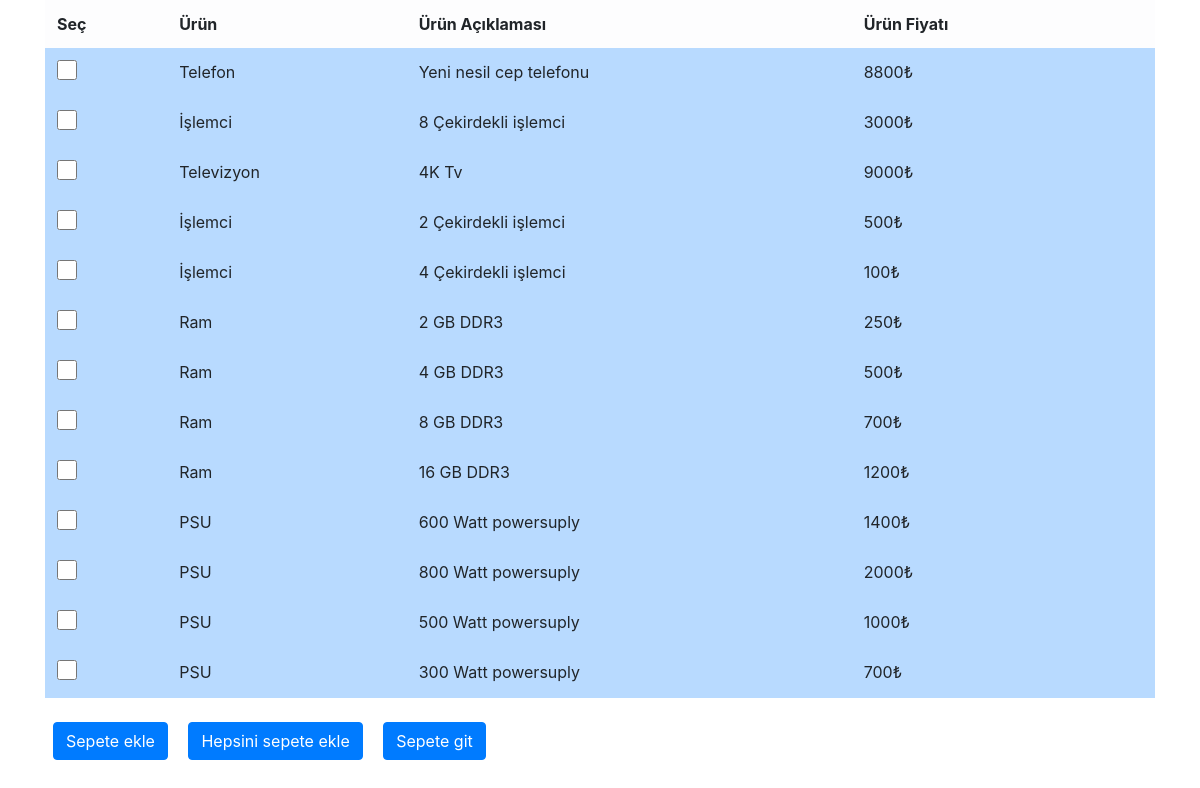
The page / on the database its author committed.
### tables this page shows
CREATE TABLE IF NOT EXISTS `urunler` (
  `id` int(5) NOT NULL AUTO_INCREMENT,
  `urun_ad` varchar(30) NOT NULL,
  `urun_aciklama` varchar(300) NOT NULL,
  `urun_fiyat` varchar(10) NOT NULL,
  `sepet` varchar(6) NOT NULL DEFAULT 'FALSE',
  PRIMARY KEY (`id`)
);

### index.php (the view, shortened to what this page needs)
<?php
include "connection.php";
$urunler = $db -> query("SELECT * FROM urunler")->fetchall(PDO :: FETCH_ASSOC);
?>
<!DOCTYPE html>
<html lang="en">
<head>
    <link rel="stylesheet" href="https://cdn.jsdelivr.net/npm/bootstrap@4.3.1/dist/css/bootstrap.min.css">
</head>
<body>
<div class="container">
    <div class="table-responsive">
        <table class="table table-striped
        table-hover
        table-borderless
        table-primary
        align-middle">
            <thead class="table-light">
                <tr>
                    <th>Seç</th>
                    <th>Ürün</th>
                    <th>Ürün Açıklaması</th>
                    <th>Ürün Fiyatı</th>
                    <th></th>
                </tr>
                </thead>
                <tbody class="table-group-divider">
                    <?php
                    foreach ($urunler as $veri) {
                        echo
                        '
                        <tr class="table-primary" >
                            <td>';
                            if($veri["sepet"] == "TRUE"){
                               echo '<input checked disabled class="check" type="checkbox" name="check" id="'.$veri["id"].'">';
                            }
                            else {
                                echo '<input class="check" type="checkbox" name="check" id="'.$veri["id"].'">';
                            }
                            echo '</td>
                            <td scope="row">'.$veri["urun_ad"].'</td>
                            <td>'.$veri["urun_aciklama"].'</td>
                            <td>'.$veri["urun_fiyat"].'₺</td>
                        </tr>
                        ';
                    }
                    ?>
                </tbody>
        </table>
        <button onclick="add()" type="button" class="btn btn-primary m-2">Sepete ekle</button>
        <button onclick="add_all()" type="button" class="btn btn-primary m-2">Hepsini sepete ekle</button>
        <a name="" id="" class="btn btn-primary m-2" href="sepet.php" role="button">Sepete git</a>
    </div>
</div>
</body>
</html>

### index.php (style rules this page uses)
.check { height: 20px; width: 20px; }

### rows shown on the page
urunler: urun_ad "Telefon", urun_aciklama "Yeni nesil cep telefonu", urun_fiyat "8800"
urunler: urun_ad "İşlemci", urun_aciklama "8 Çekirdekli işlemci", urun_fiyat "3000"
urunler: urun_ad "Televizyon", urun_aciklama "4K Tv", urun_fiyat "9000"
urunler: urun_ad "İşlemci", urun_aciklama "2 Çekirdekli işlemci", urun_fiyat "500"
urunler: urun_ad "İşlemci", urun_aciklama "4 Çekirdekli işlemci", urun_fiyat "100"
urunler: urun_ad "Ram", urun_aciklama "2 GB DDR3", urun_fiyat "250"
urunler: urun_ad "Ram", urun_aciklama "4 GB DDR3", urun_fiyat "500"
urunler: urun_ad "Ram", urun_aciklama "8 GB DDR3", urun_fiyat "700"
urunler: urun_ad "Ram", urun_aciklama "16 GB DDR3", urun_fiyat "1200"
urunler: urun_ad "PSU", urun_aciklama "600 Watt powersuply", urun_fiyat "1400"
urunler: urun_ad "PSU", urun_aciklama "800 Watt powersuply", urun_fiyat "2000"
urunler: urun_ad "PSU", urun_aciklama "500 Watt powersuply", urun_fiyat "1000"
urunler: urun_ad "PSU", urun_aciklama "300 Watt powersuply", urun_fiyat "700"
